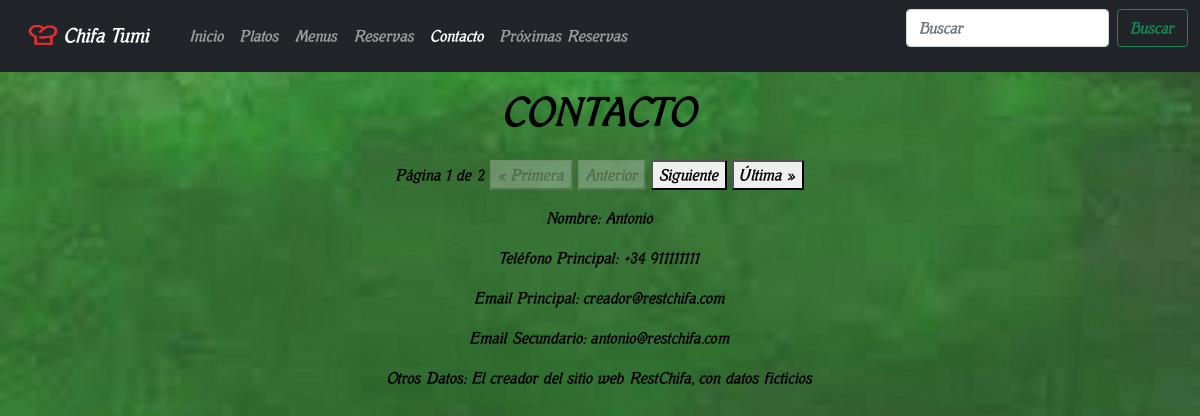
Page /restChifa/contacto/ (signed in) on the committed database.
### restChifa/models.py (models this page shows, shortened)
class Contact(models.Model):
    pk_id = models.AutoField(primary_key=True)
    name = models.CharField(max_length=200, blank = False, null = False)
    main_phone = models.CharField(max_length=15, blank = False, null = False)
    main_email = models.CharField(max_length=100, blank=True)
    other = models.CharField(max_length=200, blank=True)
    class Meta:
        verbose_name_plural = "Contacts"

class Contact_Mail(models.Model):
    fk_contact = models.ForeignKey(Contact, on_delete=models.CASCADE, blank = False, null = False)
    email = models.CharField(max_length=100, blank = False, null = False)
    class Meta:
        verbose_name_plural = "Contact_Mails"
        constraints = [
            models.UniqueConstraint(
                fields=['fk_contact', 'email'], name='unique_fk_contact_email_combination'
            )
        ]

### restChifa/views.py (the view, shortened to what this page needs)
def contact(request):
    search_get = request.GET.get('search')
    contact_objects = Contact.objects.all()
    phone_objects = Contact_Phone.objects.all()
    mail_objects = Contact_Mail.objects.all()
    page_object = Common.get_paginator(request, contact_objects, 1)
    nav_contact_active = "active"
    url_page = {
        "index": settings.URL_INDEX,
        "dishes": settings.URL_DISHES,
        "dish": settings.URL_DISH,
        "menus": settings.URL_MENUS,
        "menu": settings.URL_MENU,
        "reserve": settings.URL_RESERVE,
        "contact": settings.URL_CONTACT,
        "data_reserves": settings.URL_DATA_RESERVES
    }
    context = {
        'page_object': page_object,
        'phone_objects': phone_objects,
        'mail_objects': mail_objects,
        "nav_contact_active": nav_contact_active,
        "url_page": url_page
        }
    return render(request, 'restChifa/contact.html', context)

### restChifa/common.py (called while the page is built)
    def get_paginator(request, model, per_page=settings.PAGINATOR_PER_PAGE):
        if request is None or model is None:
            return False
        return Paginator(model, per_page).get_page(request.GET.get("page"))

### restChifa/templates/restChifa/contact.html (shortened to what this page needs)
{% include 'restChifa/navegation.html' %}
<div class="container text-center my-3">
    <div class="row">
        <div class="col-sm-12 col-md-12 col-lg-12 col-xl-12">
            <h1>CONTACTO</h1>
        </div>
    </div>
    {% if page_object.object_list %}
        <div class="row my-3">
            <div class="col-sm-12 col-md-12 col-lg-12 col-xl-12">
                {% include 'restChifa/paginator.html' %}
            </div>
        </div>
        {% for contact in page_object.object_list %}
            <div class="row">
                <div class="col-sm-12 col-md-12 col-lg-12 col-xl-12">
                    <p>Nombre: {{ contact.name }}</p>
                </div>
            </div>
            <div class="row">
                <div class="col-sm-12 col-md-12 col-lg-12 col-xl-12">
                    <p>Teléfono Principal: {{ contact.main_phone }}</p>
                </div>
            </div>
            {% if contact.main_email %}
                <div class="row">
                    <div class="col-sm-12 col-md-12 col-lg-12 col-xl-12">
                        <p>Email Principal: {{ contact.main_email }}</p>
                    </div>
                </div>
                {% if mail_objects %}
                    {% for mail in mail_objects %}
                        {% if mail.fk_contact == contact %}
                            <div class="row">
                                <div class="col-sm-12 col-md-12 col-lg-12 col-xl-12">
                                    <p>Email Secundario: {{ mail.email }}</p>
                                </div>
                            </div>
                        {% endif %}
                    {% endfor %}
                {% endif %}
            {% endif %}
            <div class="row">
                <div class="col-sm-12 col-md-12 col-lg-12 col-xl-12">
                    <p>Otros Datos: {{ contact.other }}</p>
                </div>
            </div>
        {% endfor %}
    {% else %}
        <div class="row my-3">
            <div class="col-sm-12 col-md-12 col-lg-12 col-xl-12">
                <p>No hay contactos.</p>
            </div>
        </div>
    {% endif %}
</div>

### rows in the picture
Contact: name "Antonio", main_phone "+34 911111111", main_email "creador@restchifa.com", other "El creador del sitio web RestChifa, con datos ficticios"
Contact_Mail: email "antonio@restchifa.com"

### other values in the picture
{{ page_object.number }} "1"
{{ page_object.paginator.num_pages }} "2"
